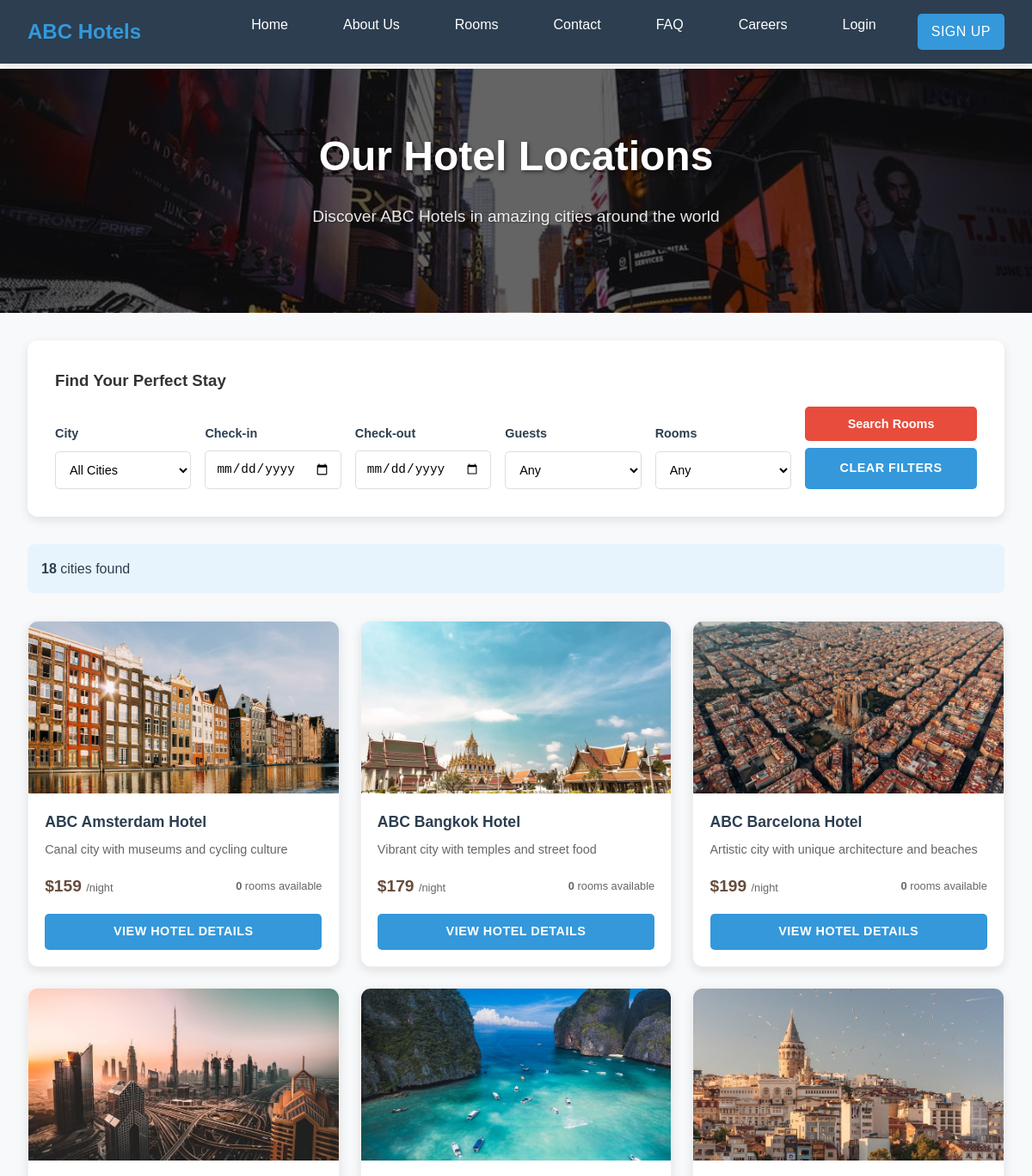
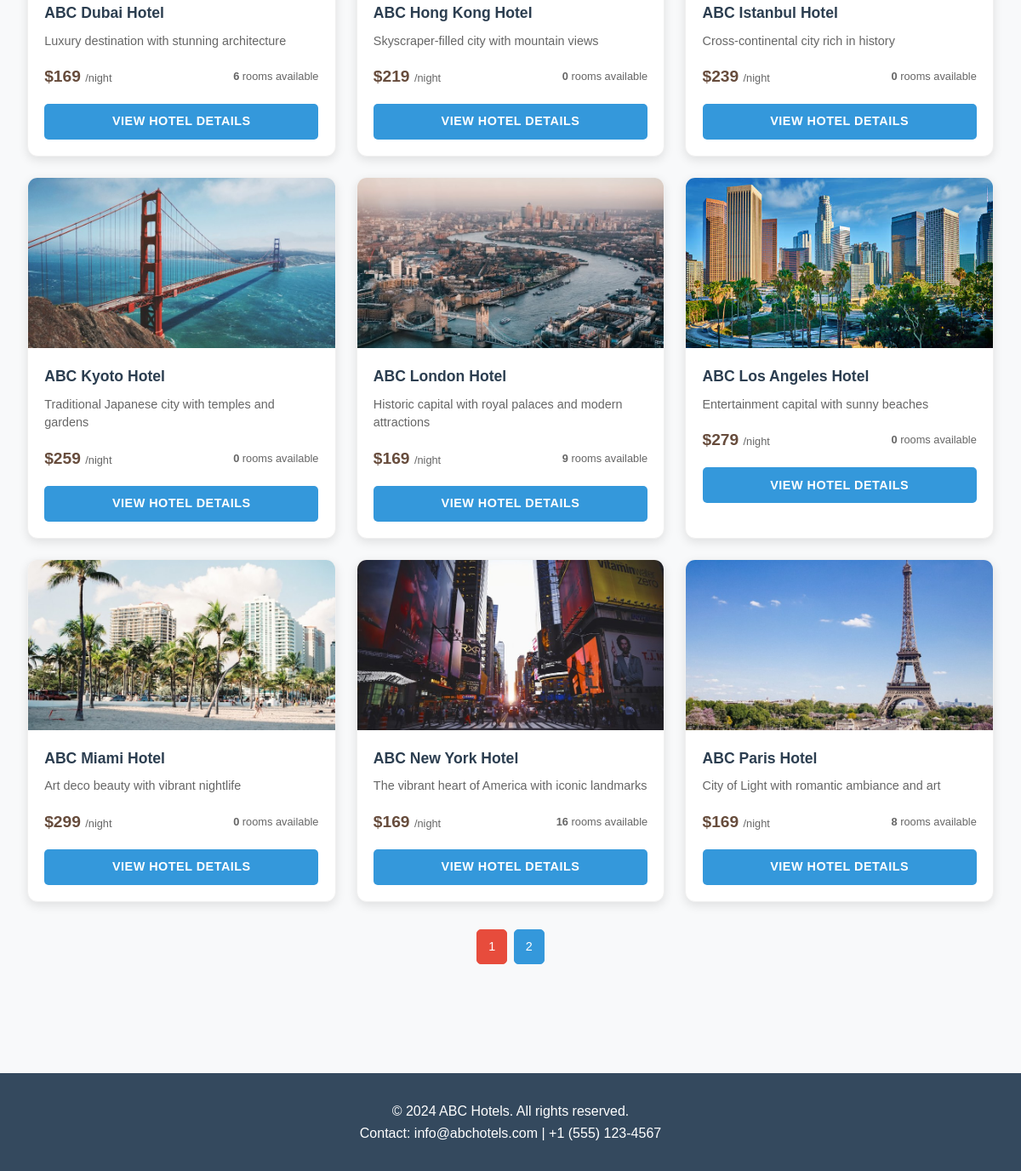
/rooms/, run on the app's committed database (2 pictures, top to bottom).
### hotel/models.py (models this page shows, shortened)
class City(models.Model):
    name = models.CharField(max_length=100)
    description = models.TextField()
    image = models.ImageField(upload_to='cities/', null=True, blank=True)
    is_active = models.BooleanField(default=True)

### hotel/views.py (the view)
# urls.py: path('rooms/', views.room_list, name='room_list'),
def room_list(request):
    all_cities = City.objects.filter(is_active=True)
    selected_city = request.GET.get('city', '')
    selected_check_in = request.GET.get('check_in', '')
    selected_check_out = request.GET.get('check_out', '')
    selected_guests = request.GET.get('guests', '')
    selected_rooms = request.GET.get('rooms', '')
    cities = City.objects.filter(is_active=True)
    if selected_city:
        cities = cities.filter(name__icontains=selected_city)
    cities = cities.annotate(
        room_count=Count('rooms', filter=Q(rooms__is_available=True)),  # Changed 'room' to 'rooms'
        starting_price=Min('rooms__room_type__price_per_night')  # Changed 'room' to 'rooms'
    ).order_by('name')
    if selected_rooms:
        min_rooms = int(selected_rooms)
        cities = cities.filter(room_count__gte=min_rooms)
    paginator = Paginator(cities, 12)  # Show 12 cities per page
    page_number = request.GET.get('page')
    cities_page = paginator.get_page(page_number)
    context = {
        'cities': cities_page,
        'all_cities': all_cities,
        'selected_city': selected_city,
        'selected_check_in': selected_check_in,
        'selected_check_out': selected_check_out,
        'selected_guests': selected_guests,
        'selected_rooms': selected_rooms,
    }
    return render(request, 'room_list.html', context)

### templates/room_list.html (shortened to what this page needs)
{% extends 'base.html' %}
{% load static %}
{% block content %}
<section class="hero-section" style="background-image: linear-gradient(rgba(0,0,0,0.6), rgba(0,0,0,0.6)), url('{% static 'images/cities/new_york.jpg' %}');">
    <div class="container">
        <h1 class="hero-title">Our Hotel Locations</h1>
        <p class="hero-subtitle">Discover ABC Hotels in amazing cities around the world</p>
    </div>
</section>
<section style="padding: 2rem 0;">
    <div class="container">
        <div class="filter-section">
            <h3 style="margin-bottom: 1rem;">Find Your Perfect Stay</h3>
            <form method="get" action="{% url 'room_list' %}">
                <div class="filter-grid-single-line">
                    <div class="filter-group">
                        <label class="filter-label">City</label>
                        <select name="city" class="filter-select">
                            <option value="">All Cities</option>
                        </select>
                    </div>
                    <div class="filter-group">
                        <label class="filter-label">Check-in</label>
                        <input type="date" name="check_in" class="filter-input" value="{{ selected_check_in }}">
                    </div>
                    <div class="filter-group">
                        <label class="filter-label">Check-out</label>
                        <input type="date" name="check_out" class="filter-input" value="{{ selected_check_out }}">
                    </div>
                    <div class="filter-group">
                        <label class="filter-label">Guests</label>
                        <select name="guests" class="filter-select">
                            <option value="">Any</option>
                        </select>
                    </div>
                    <div class="filter-group">
                        <label class="filter-label">Rooms</label>
                        <select name="rooms" class="filter-select">
                            <option value="">Any</option>
                        </select>
                    </div>
                    <div class="filter-group button-group">
                        <button type="submit" class="filter-btn">Search Rooms</button>
                        <a href="{% url 'room_list' %}" class="btn clear-btn">Clear Filters</a>
                    </div>
                </div>
            </form>
        </div>
        <div class="results-info">
            <div>
                <strong>{{ cities.paginator.count }}</strong> cities found
            </div>
        </div>
        <div class="city-grid-3col">
            {% for city in cities %}
            <div class="city-card-3col">
                <div class="city-image-3col">
                    {% if city.image %}
                        <img src="{{ city.image.url }}" alt="{{ city.name }}">
                    {% endif %}
                </div>
                <div class="city-content-3col">
                    <div style="margin-bottom: 0.5rem;">
                        <h3 class="city-title-3col" style="color: #2c3e50; margin: 0 0 0.2rem 0; font-size: 1.1rem;">ABC {{ city.name }} Hotel</h3>
                    </div>
                    <p style="color: #666; margin-bottom: 1rem; line-height: 1.5; font-size: 0.9rem;">{{ city.description|truncatewords:15 }}</p>
                    <div style="display: flex; justify-content: space-between; align-items: center; margin-bottom: 1rem;">
                        <div>
                            <strong style="color: #674c3c; font-size: 1.2rem;">
                                {% if city.starting_price %}
                                    ${{ city.starting_price }}
                                {% else %}
                                    ${% cycle '159' '179' '199' '219' '239' '259' '279' '299' '319' '339' '359' '379' '399' '419' '439' %}
                                {% endif %}
                            </strong>
                            <span style="color: #666; font-size: 0.8rem;">/night</span>
                        </div>
                        <div>
                            <div style="color: #666; font-size: 0.8rem;">
                                <strong>{{ city.room_count }}</strong> rooms available
                            </div>
                        </div>
                    </div>
                    <a href="{% url 'city_detail' city.id %}" class="btn" style="width: 100%; text-align: center; padding: 0.6rem; font-size: 0.9rem;">
                        View Hotel Details
                    </a>
                </div>
            </div>
            {% empty %}
            <div style="text-align: center; grid-column: 1 / -1; padding: 3rem;">
                <h3>No cities found matching your criteria.</h3>
                <p>Please try different filter options.</p>
            </div>
            {% endfor %}
        </div>
        {% if cities.paginator.num_pages > 1 %}
        <div class="simple-pagination">
            <div class="page-numbers">
                {% for num in cities.paginator.page_range %}
                    {% if cities.number == num %}
                        <span class="current-page">{{ num }}</span>
                    {% else %}
                        <a href="?page={{ num }}"
                           class="page-link">{{ num }}</a>
                    {% endif %}
                {% endfor %}
            </div>
        </div>
        {% endif %}
    </div>
</section>
{% endblock %}

### static/css/style.css (style rules this page uses)
:root { --primary-color: #2c3e50; --secondary-color: #3498db; --accent-color: #e74c3c; --light-color: #ecf0f1; --dark-color: #34495e; --success-color: #27ae60; --warning-color: #f39c12; --danger-color: #e74c3c; }
* { margin: 0; padding: 0; box-sizing: border-box; }
body { font-family: 'Segoe UI', Tahoma, Geneva, Verdana, sans-serif; line-height: 1.6; color: #333; background-color: #f8f9fa; }
.container { max-width: 1200px; margin: 0 auto; padding: 0 2rem; }
.hero-section { background: linear-gradient(rgba(0,0,0,0.6), rgba(0,0,0,0.6)), url('https://images.unsplash.com/photo-1566073771259-6a8506099945?ixlib=rb-4.0.3&ixid=M3wxMjA3fDB8MHxwaG90by1wYWdlfHx8fGVufDB8fHx8fA%3D%3D&auto=format&fit=crop&w=1920&q=80'); background-size: cover; background-position: center; color: white; padding: 8rem 0; text-align: center; }
.hero-title { font-size: 3.5rem; margin-bottom: 1rem; font-weight: 700; text-shadow: 2px 2px 4px rgba(0,0,0,0.5); }
.hero-subtitle { font-size: 1.3rem; margin-bottom: 2rem; opacity: 0.9; text-shadow: 1px 1px 2px rgba(0,0,0,0.5); }
.btn { display: inline-block; background: var(--accent-color); color: white; padding: 0.8rem 2rem; text-decoration: none; border-radius: 5px; border: none; cursor: pointer; transition: all 0.3s ease; font-weight: 600; text-transform: uppercase; letter-spacing: 0.5px; }
.filter-section { background: white; padding: 2rem; border-radius: 10px; box-shadow: 0 5px 15px rgba(0,0,0,0.1); margin-bottom: 2rem; }
.filter-group { margin-bottom: 0; }
.filter-label { display: block; margin-bottom: 0.5rem; font-weight: bold; color: var(--primary-color); font-size: 0.9rem; }
.filter-select, .filter-input { width: 100%; padding: 0.8rem; border: 1px solid #ddd; border-radius: 5px; font-size: 1rem; background: white; }
.filter-btn { background: var(--accent-color); color: white; border: none; padding: 0.8rem 1.5rem; border-radius: 5px; cursor: pointer; font-weight: 600; transition: all 0.3s ease; }
.results-info { display: flex; justify-content: between; align-items: center; margin-bottom: 1rem; padding: 1rem; background: #f8f9fa; border-radius: 5px; }

### templates/base.html (style rules this page uses)
* { margin: 0; padding: 0; box-sizing: border-box; }
body { font-family: 'Arial', sans-serif; line-height: 1.6; color: #333; }
.container { max-width: 1200px; margin: 0 auto; padding: 0 2rem; }
.btn { display: inline-block; background: #3498db; color: white; padding: 0.8rem 1.5rem; text-decoration: none; border-radius: 5px; border: none; cursor: pointer; transition: background 0.3s; }

### data on the page
City: image (picture), name "Amsterdam", description "Canal city with museums and cycling culture", room_count "0"
City: image (picture), name "Bangkok", description "Vibrant city with temples and street food", room_count "0"
City: image (picture), name "Barcelona", description "Artistic city with unique architecture and beaches", room_count "0"
City: image (picture), name "Dubai", description "Luxury destination with stunning architecture", starting_price "169", room_count "6"
City: image (picture), name "Hong Kong", description "Skyscraper-filled city with mountain views", room_count "0"
City: image (picture), name "Istanbul", description "Cross-continental city rich in history", room_count "0"
City: image (picture), name "Kyoto", description "Traditional Japanese city with temples and gardens", room_count "0"
City: image (picture), name "London", description "Historic capital with royal palaces and modern attractions", starting_price "169", room_count "9"
City: image (picture), name "Los Angeles", description "Entertainment capital with sunny beaches", room_count "0"
City: image (picture), name "Miami", description "Art deco beauty with vibrant nightlife", room_count "0"
City: image (picture), name "New York", description "The vibrant heart of America with iconic landmarks", starting_price "169", room_count "16"
City: image (picture), name "Paris", description "City of Light with romantic ambiance and art", starting_price "169", room_count "8"

### other printed values
{{ cities.paginator.count }} "18"
{{ num }} "1"
{{ num }} "2"
